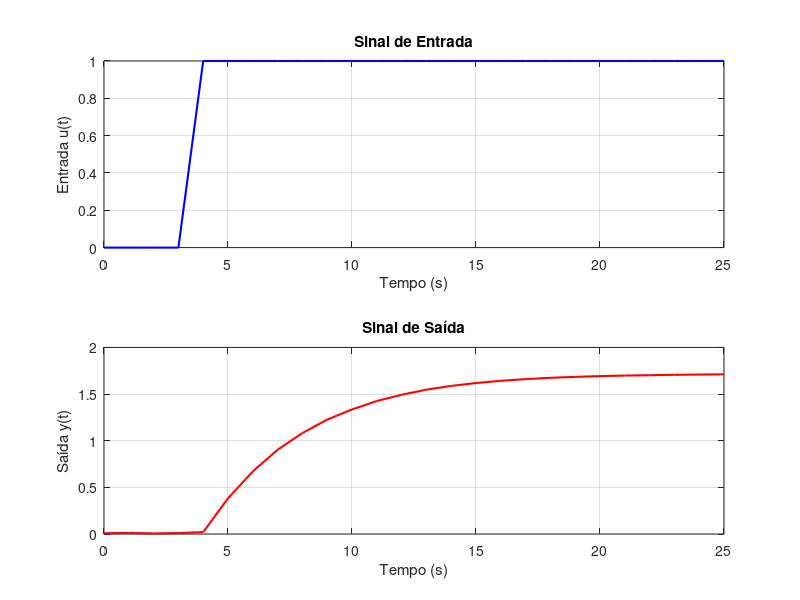
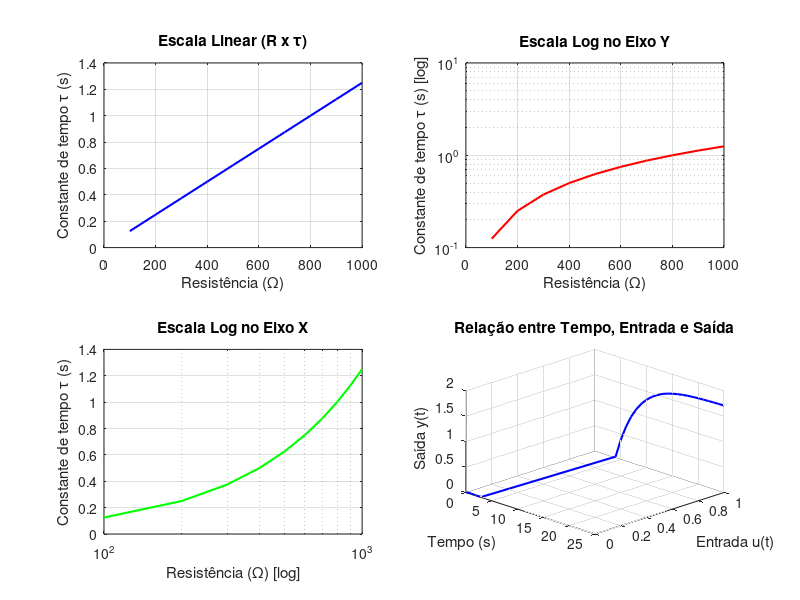
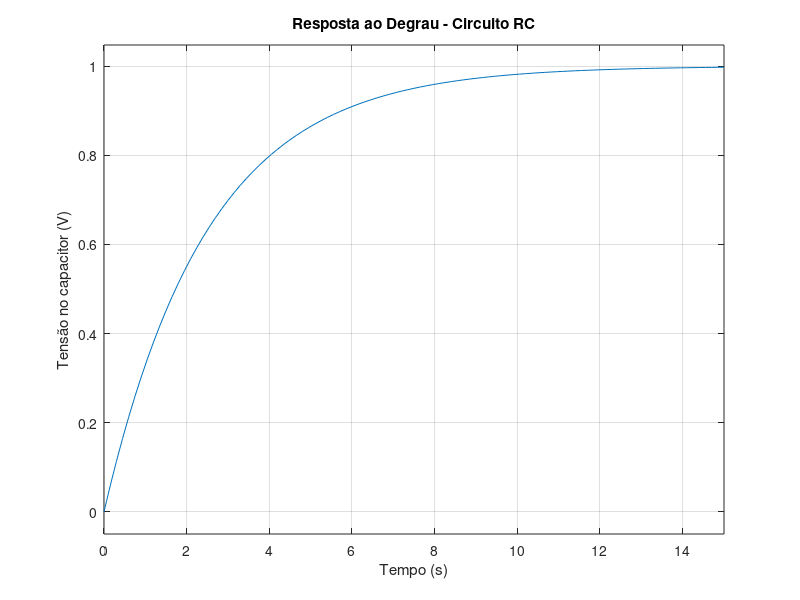

These figures' MATLAB source, in order: (Note: this script raises an error after producing the figures.)
%% Sistema massa-atrito e comparação gráfica
clear; clc; close all;

%% Parâmetros dos sistemas
M1 = 2;  B1 = 3;
M2 = 4;  B2 = 6;

num = 1;
den1 = [M1 B1];
den2 = [M2 B2];

Gs1 = tf(num, den1)
Gs2 = tf(num, den2)

t = 0:0.01:20;

[y1, t1] = step(Gs1, t);
[y2, t2] = step(Gs2, t);

% Vetor da força unitária aplicada (entrada degrau unitário)
forca = ones(size(t));

% Figura 1 - As duas respostas juntas + força aplicada
figure(1)
plot(t1, y1, 'b', 'LineWidth', 1.5); hold on
plot(t2, y2, 'r', 'LineWidth', 1.5);
plot(t, forca, 'k--', 'LineWidth', 1.2);
grid on
title('Resposta ao Degrau - Comparação entre Sistemas Massa-Atrito')
xlabel('Tempo (s)')
ylabel('Amplitude')
legend('Sistema 1 (M=2, B=3)', 'Sistema 2 (M=4, B=6)', ...
       'Força unitária aplicada', 'Location', 'southeast')

% Zoom (janela dentro do gráfico) - primeiros 5 segundos

axes('Position', [0.55 0.25 0.3 0.3]) 
box on
idx = t <= 5;
plot(t(idx), y1(idx), 'b', 'LineWidth', 1.2); hold on
plot(t(idx), y2(idx), 'r', 'LineWidth', 1.2);
plot(t(idx), forca(idx), 'k--', 'LineWidth', 1);
grid on
title('Zoom: 0 a 5 s')
xlabel('Tempo (s)')
ylabel('Amplitude')

% Figura 2 - Respostas separadas (um gráfico acima do outro)
figure(2)

subplot(2,1,1)
plot(t1, y1, 'b', 'LineWidth', 1.5); hold on
plot(t, forca, 'k--', 'LineWidth', 1);
grid on
title('Sistema Massa-Atrito 1 (M = 2 kg, B = 3)')
xlabel('Tempo (s)')
ylabel('Amplitude')
legend('Resposta ao degrau', 'Força unitária', 'Location', 'southeast')

subplot(2,1,2)
plot(t2, y2, 'r', 'LineWidth', 1.5); hold on
plot(t, forca, 'k--', 'LineWidth', 1);
grid on
title('Sistema Massa-Atrito 2 (M = 4 kg, B = 6)')
xlabel('Tempo (s)')
ylabel('Amplitude')
legend('Resposta ao degrau', 'Força unitária', 'Location', 'southeast')

%% Circuito RC
R = 2000;
tau = 2.5;

% Cálculo da capacitância
C = tau/R

% Cálculo degrau
numRC = 1;
denRC = [R*C 1];
GsRC = tf(numRC, denRC);

figure
step(GsRC, 15)
title('Resposta ao Degrau - Circuito RC')
xlabel('Tempo (s)')
ylabel('Tensão no capacitor (V)')
grid on

Rteste = 100:100:1000;
tau_teste = Rteste * C;

figure(2)

subplot(2, 2, 1)
plot(Rteste, tau_teste, 'b', 'LineWidth', 1.5)
title('Escala Linear (R x \tau)')
xlabel('Resistência (\Omega)')
ylabel('Constante de tempo \tau (s)')
grid on

subplot(2, 2, 2)
semilogy(Rteste, tau_teste, 'r', 'LineWidth', 1.5)
title('Escala Log no Eixo Y')
xlabel('Resistência (\Omega)')
ylabel('Constante de tempo \tau (s) [log]')
grid on

subplot(2,2,3)
semilogx(Rteste, tau_teste, 'g', 'LineWidth', 1.5)
title('Escala Log no Eixo X')
xlabel('Resistência (\Omega) [log]')
ylabel('Constante de tempo \tau (s)')
grid on

subplot(2,2,4)
loglog(Rteste, tau_teste, 'm', 'LineWidth', 1.5)
title('Escala Log-Log')
xlabel('Resistência (\Omega) [log]')
ylabel('Constante de tempo \tau (s) [log]')
grid on

%% dados experimentais caixa preta
t = (0:25)';
u = [0 0 0 0 1 1 1 1 1 1 1 1 1 1 1 1 1 1 1 1 1 1 1 1 1 1];
y = [0.008 0.012 0.006 0.010 0.020 0.382 0.671 0.903 1.082 1.226 1.335 1.425 ...
     1.492 1.547 1.587 1.618 1.642 1.660 1.674 1.684 1.692 1.698 1.702 1.706 ...
     1.709 1.711];

u = u(:);
y = y(:);
 
figure(1)
 
subplot(2,1,1)
plot(t, u, 'b', 'LineWidth', 1.5)
title('Sinal de Entrada')
xlabel('Tempo (s)')
ylabel('Entrada u(t)')
grid on
 
subplot(2,1,2)
plot(t, y, 'r', 'LineWidth', 1.5)
title('Sinal de Saída')
xlabel('Tempo (s)')
ylabel('Saída y(t)')
grid on
 
%Figura 2 - Representação 3D (tempo, entrada, saída)
figure(2)
plot3(t, u, y, 'b', 'LineWidth', 1.5)
view(45, 30)
title('Relação entre Tempo, Entrada e Saída')
xlabel('Tempo (s)')
ylabel('Entrada u(t)')
zlabel('Saída y(t)')
grid on
 
Ts = 1; % Tempo de amostragem (s)
 
dados = iddata(y, u, Ts);
 
% Estimando a função de transferência (1 polo, 0 zeros)
modelo = tfest(dados, 1, 0)

%Comparação 
figure(3)
compare(dados, modelo)
grid on

% Resposta ao degrau do modelo identificado (25 segundos)
figure(4)
step(modelo, 25)
title('Resposta ao Degrau - Modelo Identificado')
xlabel('Tempo (s)')
ylabel('Amplitude')
grid on

%% Análise de diferentes circuitos RC

R1 = 1000;  tau1 = 1.2;
R2 = 2000;  tau2 = 2.8;
R3 = 3000;  tau3 = 3.9;
R4 = 5000;  tau4 = 7.0;

% Capacitância de cada experimento (C = tau/R)
C1 = tau1 / R1
C2 = tau2 / R2
C3 = tau3 / R3
C4 = tau4 / R4

R   = [R1 R2 R3 R4];
tau = [tau1 tau2 tau3 tau4];
C   = [C1 C2 C3 C4];

% Figura 1 - plot3 dos quatro experimentos
figure(1)
plot3(R, tau, C, 'bo-', 'LineWidth', 1.5, 'MarkerSize', 6, 'MarkerFaceColor', 'b')
title('Relação entre Resistência, Constante de Tempo e Capacitância')
xlabel('Resistência (\Omega)')
ylabel('Constante de tempo \tau (s)')
zlabel('Capacitância C (F)')
grid on

% Experimento 3 - função de transferência
% G(s) = 1 / (tau3*s + 1)
num = 1;
den = [tau3 1];
Gs3 = tf(num, den)

% Resposta ao degrau do Experimento 3 (20 segundos) com zoom 
t= 0:0.01:20;
[y3, t3] = step(Gs3, t);

figure(2)
plot(t3, y3, 'b', 'LineWidth', 1.5)
title('Resposta ao Degrau - Experimento 3 (R = 3000 \Omega, \tau = 3,9 s)')
xlabel('Tempo (s)')
ylabel('Amplitude')
grid on

axes('Position', [0.55 0.25 0.3 0.3]) 
box on
idx = t3 <= 5;
plot(t3(idx), y3(idx), 'b', 'LineWidth', 1.2)
title('Zoom: 0 a 5 s')
xlabel('Tempo (s)')
ylabel('Amplitude')
grid on

%% Análise completa de três tipos de modelagem
clear; clc; close all;

% ===================== SISTEMA A - Caixa Branca =====================
% Sistema massa-atrito (modelo obtido a partir das leis físicas conhecidas)
M = 3;
B = 5;

numA = 1;
denA = [M B];
GsA = tf(numA, denA)

% ===================== SISTEMA B - Caixa Cinza =====================
% Circuito RC (modelo físico conhecido, mas com parâmetro C obtido
% experimentalmente a partir da constante de tempo medida)
R = 1500;
tau = 3;

% C = tau/R
C = tau / R

numB = 1;
denB = [tau 1];
GsB = tf(numB, denB)

% ===================== SISTEMA C - Caixa Preta =====================
% Sistema totalmente desconhecido, identificado apenas a partir de
% dados experimentais de entrada e saída
t = (0:20)';

u = [0 0 0 1 1 1 1 1 1 1 1 1 1 1 1 1 1 1 1 1 1];
y = [0.010 0.006 0.012 0.018 0.408 0.706 0.934 1.103 1.229 1.322 1.391 1.441 ...
     1.479 1.505 1.526 1.540 1.551 1.558 1.564 1.568 1.571];

u = u(:);
y = y(:);

Ts = 1; % tempo de amostragem (s)

dados = iddata(y, u, Ts);
GsC = tfest(dados, 1, 0)

% ===================== Figura 1 - Respostas ao degrau (20s) =====================
figure(1)

subplot(3,1,1)
step(GsA, 20)
title('Sistema A - Massa-Atrito (Caixa Branca)')
xlabel('Tempo (s)')
ylabel('Amplitude')
grid on

subplot(3,1,2)
step(GsB, 20)
title('Sistema B - Circuito RC (Caixa Cinza)')
xlabel('Tempo (s)')
ylabel('Amplitude')
grid on

subplot(3,1,3)
step(GsC, 20)
title('Sistema C - Modelo Identificado (Caixa Preta)')
xlabel('Tempo (s)')
ylabel('Amplitude')
grid on

% ===================== Figura 2 - Entrada e saída do Sistema C =====================
figure(2)

subplot(2,1,1)
plot(t, u, 'b', 'LineWidth', 1.5)
title('Sistema C - Sinal de Entrada')
xlabel('Tempo (s)')
ylabel('Entrada u(t)')
grid on

subplot(2,1,2)
plot(t, y, 'r', 'LineWidth', 1.5)
title('Sistema C - Sinal de Saída')
xlabel('Tempo (s)')
ylabel('Saída y(t)')
grid on

% ===================== Comparação: dados experimentais x modelo (Sistema C) =====================
figure(3)
compare(dados, GsC)
grid on

% ===================== Classificação dos sistemas =====================
% Sistema A (Caixa Branca): o modelo foi construído inteiramente a partir
% das leis físicas conhecidas do sistema massa-atrito (segunda lei de
% Newton), com todos os parâmetros (M e B) conhecidos previamente. Não
% houve necessidade de nenhum dado experimental para obter a função de
% transferência, o que facilitou muito a modelagem do gráfico.

% Sistema B (Caixa Cinza): a estrutura do modelo também é conhecida
% (relação física do circuito RC, G(s) = 1/(RC*s+1)), porém um dos
% parâmetros (a constante de tempo tau, e consequentemente C) precisou
% ser obtido a partir de medições.

% Sistema C (Caixa Preta): não se conhece nenhuma informação sobre a
% estrutura interna ou os parâmetros físicos do sistema. O modelo foi
% obtido unicamente a partir dos dados de entrada e saída medidos
% experimentalmente, por meio de um processo de identificação (tfest).
